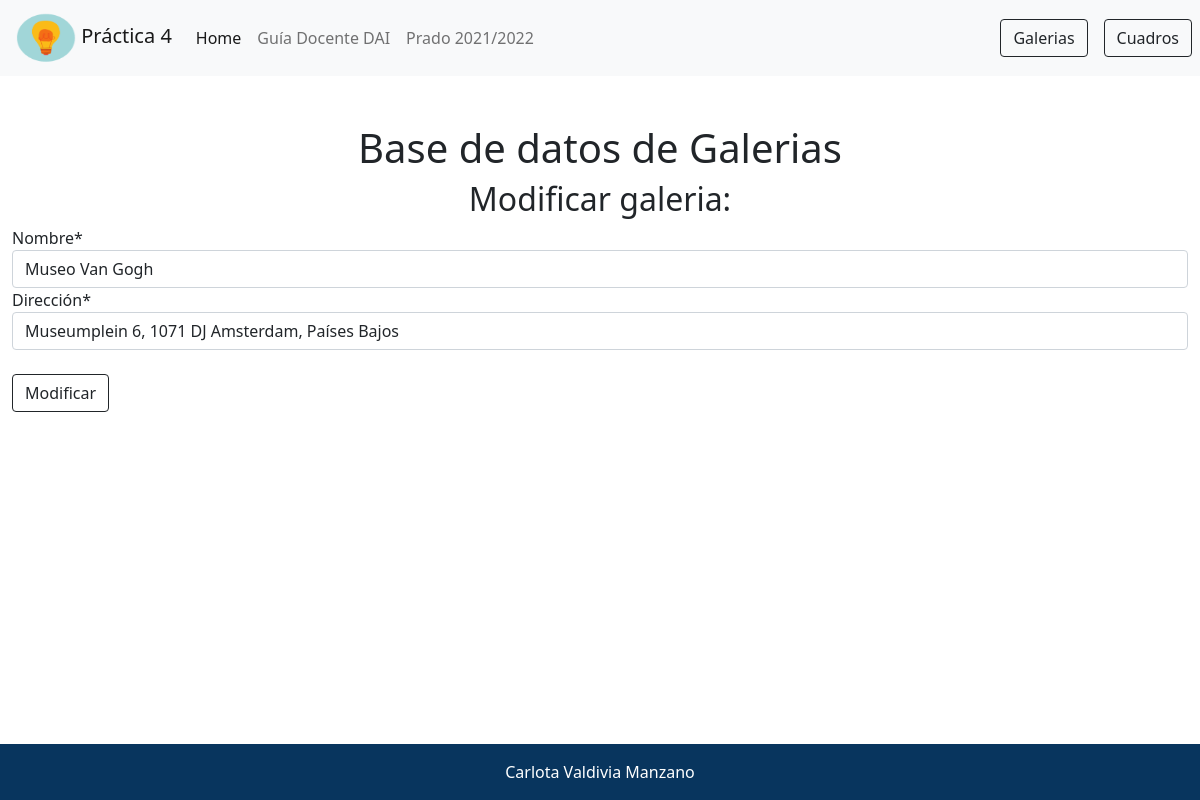
Page /galerias/modificar/Museo Van Gogh on the committed database.
### galerias/models.py (models this page shows, shortened)
class Galeria(models.Model):
  nombre     = models.CharField(max_length=200)
  dirección  = models.CharField(max_length=100)

### galerias/views.py (the view)
# urls.py: path('galerias/modificar/<str:pk>', views.modificarGaleria, name='modificar_galeria'),
def modificarGaleria(request, pk):
    error = None
    galeria = Galeria.objects.get(nombre=pk)
    if request.method == "POST":
        form = GaleriaForm(request.POST, instance=galeria)
        if form.is_valid():
            form.save()
            return redirect('lista_galerias')
        else:
            error = form.errors
    else:
        form = GaleriaForm(instance=galeria)
    return render(request, 'modificar_galeria.html', {'form':form, 'error':error})

### galerias/forms.py
class GaleriaForm(forms.ModelForm):
    class Meta:
        model = Galeria
        fields = ('nombre', 'dirección')

### galerias/templates/modificar_galeria.html (shortened to what this page needs)
{%extends "base.html" %}
{%block content %}
<h1 class="text-center">Base de datos de Galerias </h1>
{% load crispy_forms_tags %}
    <div class="row">
        <div class="text-center">
            <h2>Modificar galeria:</h2>
        </div>
        <form method="POST">
            {{ form|crispy }}
            <br>
                <button type="submit" class="btn btn-outline-dark text-center">Modificar</button>
        </form>
    </div>
{% endblock %}

### rows in the picture
Galeria: nombre "Museo Van Gogh", dirección "Museumplein 6, 1071 DJ Amsterdam, Países Bajos"
